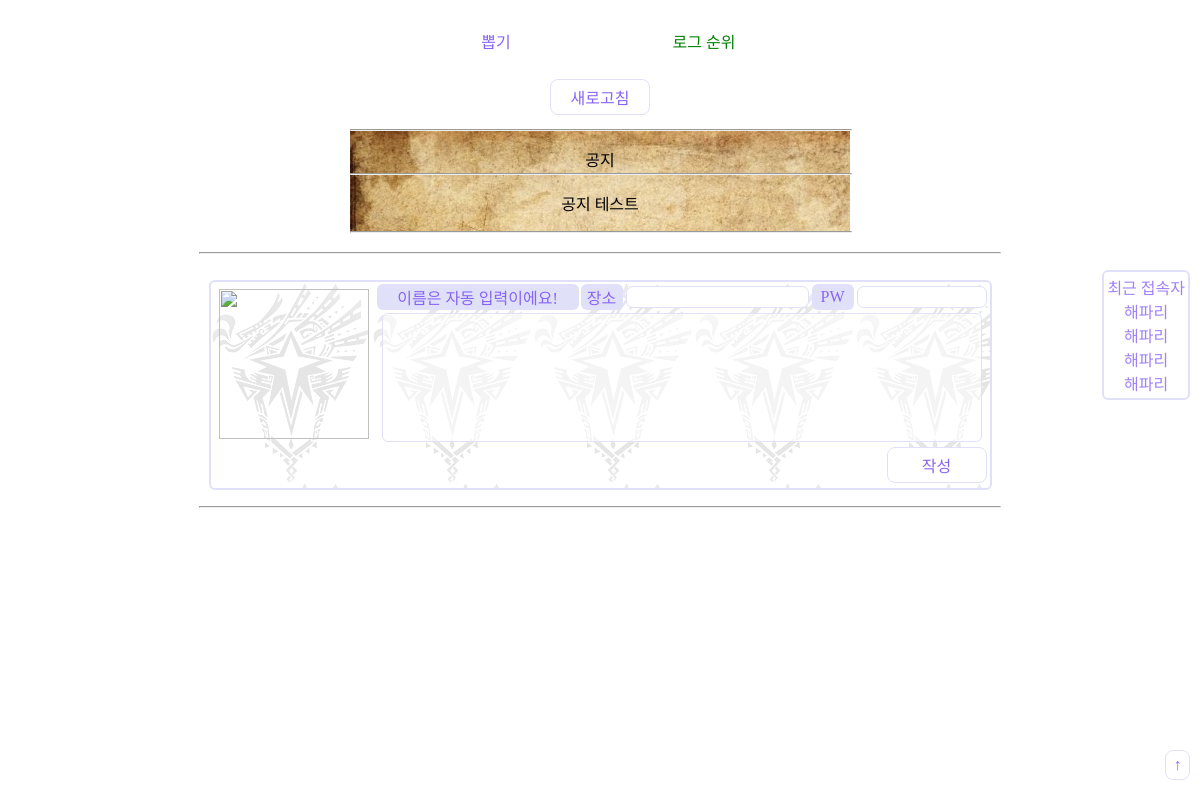
Before: /home/main/29 with the older database file.
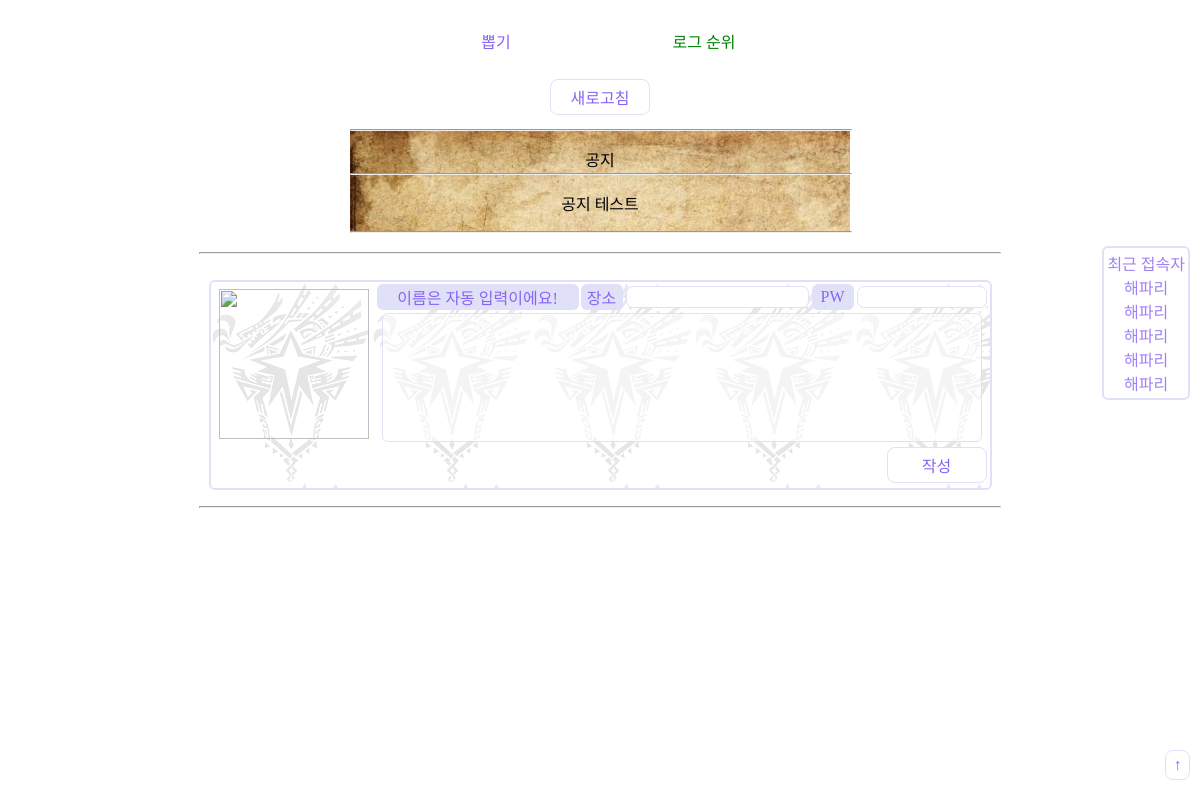
After: the same page with the newer database file.
### sub_log/models.py (models this page shows)
class SubLogList(models.Model):
    mainlog = models.CharField(max_length=64, verbose_name='상위 로그')
    charname =  models.CharField(max_length=64, verbose_name='캐릭터 이름')
    where =  models.CharField(max_length=64,verbose_name='장소')
    charcon =  models.CharField(max_length=64,verbose_name='콘')
    password = models.CharField(max_length=64,verbose_name='비밀번호')
    contents = models.TextField(verbose_name='내용')
    write_dttm = models.DateTimeField(auto_now_add=True, verbose_name='작성 시간')
    def __str__(self):
        return self.charname
    class Meta:
        db_table = "SubLogList"
        verbose_name = verbose_name_plural = '서브 로그'

### Log/views.py (the view)
# urls.py: path('main/<int:page>', views.paging), #페이징
def paging(request,page):
    if request.method=='POST':
        return main_POST(request)
    else:
        first = ( ( page-1 ) * 10)
        last = page*10
        loglist = LogList.objects.all().order_by('-id')[first:last]#보드의 정렬
        subloglist = SubLogList.objects.all().order_by('-id')[:5]#보드의 정렬
        latest = []
        for latest_charname in subloglist:
            latest.append(latest_charname)
        data = {'logs':loglist, 'latest':latest, 'page':[page-1,page,page+1]}
        return render(request, 'main_page.html',{'data' : data})

### Log/templates/main_page.html (shortened to what this page needs)
<html>
<head>
</head>
<body>
    <div id="top_direct"><br></div>
    <table align=center>
        <tr>
            <td width=100>
                뽑기
            </td>
            <td width=100>
            </td>
            <td width=100><a href="/home/charank/" style="text-decoration:none; color:green">로그 순위</a>
            </td>
        </tr>
        <tr>
            <td>&nbsp;</td>
        </tr>
        <tr>
            <td colspan=3><button id="normal_btn" type="button" onclick="location.href='/home/main/'">새로고침</button>
        </tr>
    </table>
    <table align="center"><tr><td><div id="notice">
            <hr style="width:500px">
        <p style="height:10px">공지</p>
        <hr style="width:500px">
        <p>공지 테스트</p>
        <hr style="width:500px">
    </div></td></tr></table>
    <hr style="width:800px">
    <br>
    <form action="/home/main/" method="post" align="center">
        <table id="inp" align=center>
            <tr>
                <td rowspan=2 width=160 height=160><img src="/1234/" style="vertical-align:top;" width='150'
                        height='150'></img></td>
                <td bgcolor="#E0E0F8" width=200 height=10>이름은 자동 입력이에요!</td>
                <td bgcolor="#E0E0F8" width=40>장소</td>
                <td><input type="text" id="where" name="where" style="height:22px;"></td>
                <td bgcolor="#E0E0F8" width=40>PW</td>
                <td><input type="password" id="password" name="password" style="width:130px;height:22px;"></td>
            </tr>
            <tr>
                <td colspan=6 style="vertical-align:top;">
                    <textarea style="width:600px;height:129px;resize:none;" id="contents" name='contents'></textarea>
                </td>
            </tr>
            <tr>
                <td colspan=5></td>
                <td style="text-align:right;"><button id="normal_btn" type="submit">작성</button></td>
            </tr>
        </table>
    </form>
    <hr style="width:800px">
    <div id='top'>
            <button id='normal_btn' type="button" onclick="location.href='#top_direct'" style="width:25px">↑</button>
    </div>
    <div id='latest'>
            <table><tr><td style="color: #9F81F7;">
                최근 접속자{% for age in data.latest %}<br>{{ age}}{% endfor %}
            </td></tr></table>
    </div>
</body>
</html>

### Log/templates/main_page.html (style rules this page uses)
table tr td { border-radius: 6px; text-align: center; color: rgb(136, 100, 245); }
#inp { position: relative; z-index: 1; border: 2px solid #E0E0F8; border-radius: 6px; }
#inp:after { top: 0; left: 0; position: absolute; opacity: 0.1 !important; filter: alpha(opacity=50); z-index: -1; content: ""; width: 100%; height: 100%; background-image: url(/static/img/emblem.png); opacity: 0.3; }
input { border: 1px solid #E0E0F8; border-radius: 7px; }
#normal_btn { border-radius: 8px; border: 1px solid #E0E0F8; background-color: white; color: rgb(136, 100, 245); padding: 5px; font-size: 16px; width: 100px }
#contents { vertical-align:top; text-align:left; border: 1px solid #E0E0F8; border-radius: 6px; color:black; background-color: rgb(255,255,255,0.6); }
#notice { text-align:center; background-image: url(/static/img/notice.jpg); color:black; width:500px; }
#top { position:fixed; bottom:20px; right:10px; }
#latest { position:fixed; bottom:50%; right:10px; border: 2px solid #E0E0F8; border-radius: 6px; color: rgb(136, 100, 245); }

Changed rows visible on the page:
added SubLogList: charname "해파리"
